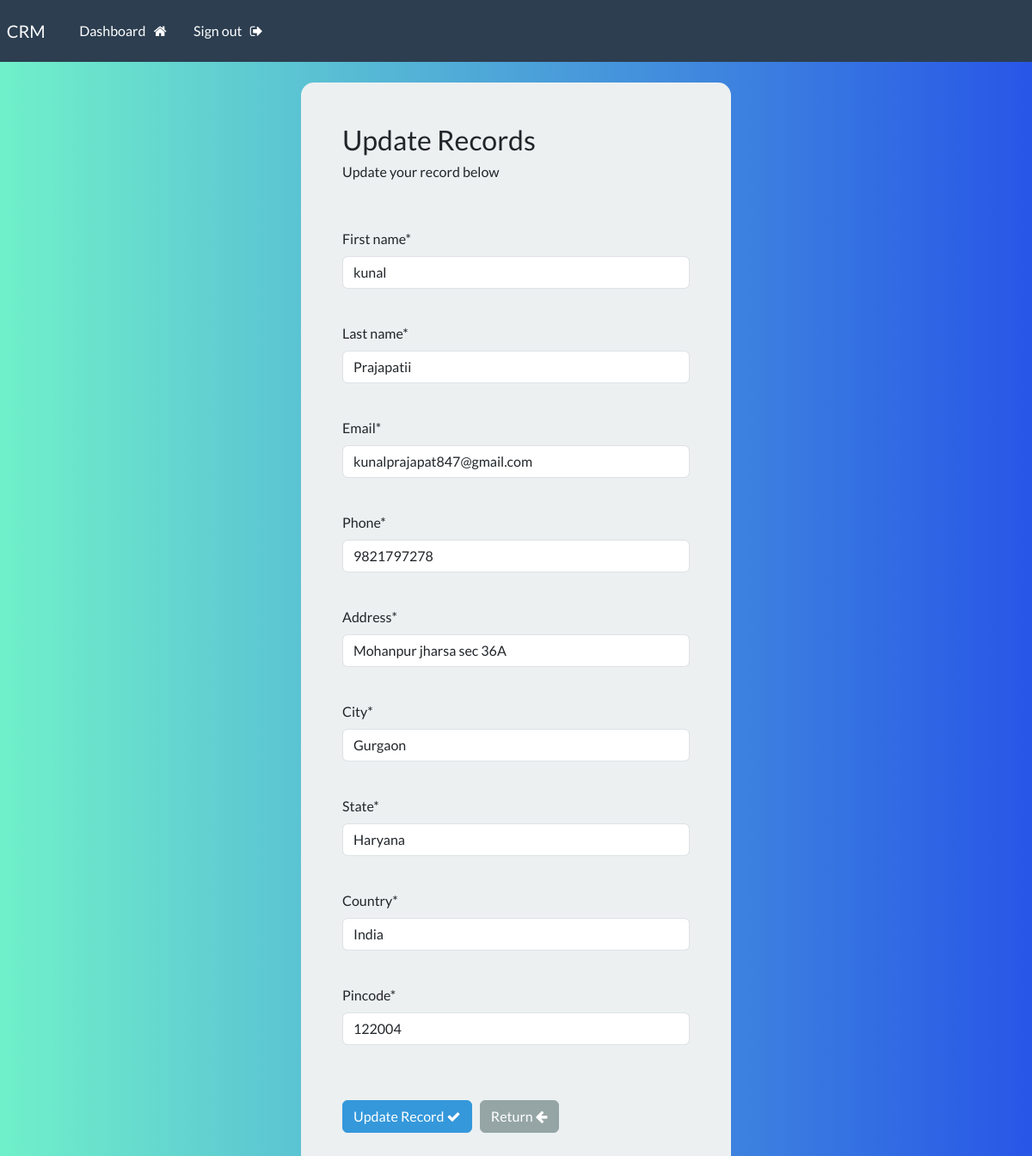
Page /update-record/2 (signed in) on the committed database.
### webapp/models.py (models this page shows, shortened)
class customer(models.Model):
    creation_data = models.DateTimeField(auto_now_add=True)  # Automatically set to the current
    first_name = models.CharField(max_length=30)
    last_name = models.CharField(max_length=30)
    email = models.CharField(max_length=30)
    phone = models.CharField(max_length=30)
    address = models.CharField(max_length=30)
    city = models.CharField(max_length=30)
    state = models.CharField(max_length=30)
    country = models.CharField(max_length=30)
    pincode = models.CharField(max_length=30)

### webapp/views.py (the view)
# urls.py: path('update-record/<int:pk>',update_record,name="update-record"),
@login_required(login_url='my-login')
def update_record(request, pk):
    record = customer.objects.get(id=pk)
    form =  UpdateRecordForm(instance=record)
    if request.method=='POST':
        form = UpdateRecordForm(request.POST, instance=record)
        if form.is_valid():
            form.save()
            messages.success(request," update Complete ")
            return redirect('dashboard')
    context={"form":form}
    return render(request,'webapp/update-record.html', context)

### webapp/forms.py
class UpdateRecordForm(forms.ModelForm):
    class Meta:
        model = customer
        fields = ['first_name', 'last_name', 'email', 'phone', 'address', 'city', 'state', 'country', 'pincode']

### webapp/templates/webapp/update-record.html (shortened to what this page needs)
{% extends "webapp/base.html" %}
{% load crispy_forms_tags %}
{% block content %}
    <body>
        <div class="container bg-light shadow-md p-5 form-layout">
            <h3> Update Records </h3>
            <h6> Update your record below </h6>
            <br>
            <br>
            <form method = "POST" autocomplete = "off">
                {{form.first_name|as_crispy_field}}
                <br>
                {{form.last_name|as_crispy_field}}
                <br>
                {{form.email|as_crispy_field}}
                <br>
                {{form.phone|as_crispy_field}}
                <br>
                {{form.address|as_crispy_field}}
                <br>
                {{form.city|as_crispy_field}}
                <br>
                {{form.state|as_crispy_field}}
                <br>
                {{form.country|as_crispy_field}}
                <br>
                {{form.pincode|as_crispy_field}}
                <br>
                <br>
                <button type="submit" class="btn btn-info"> Update Record <i class="fa fa-check" aria-hidden="true"></i></button>
                <a href="{% url 'dashboard' %}" class="btn btn-secondary"> Return <i class="fa fa-arrow-left" aria-hidden="true"></i> </a>
            </form>
        </div>
    </body>
{% endblock %}

### static/css/style.css (style rules this page uses)
.form-layout { border-radius: 15px; width: 500px; }
body { background: rgb(112,240,202); background: linear-gradient(90deg, rgba(112,240,202,1) 0%, rgba(40,86,231,1) 100%); }

### rows in the picture
customer: first_name "kunal", last_name "Prajapatii", email "kunalprajapat847@gmail.com", phone "9821797278", address "Mohanpur jharsa sec 36A", city "Gurgaon", state "Haryana", country "India", pincode "122004"
